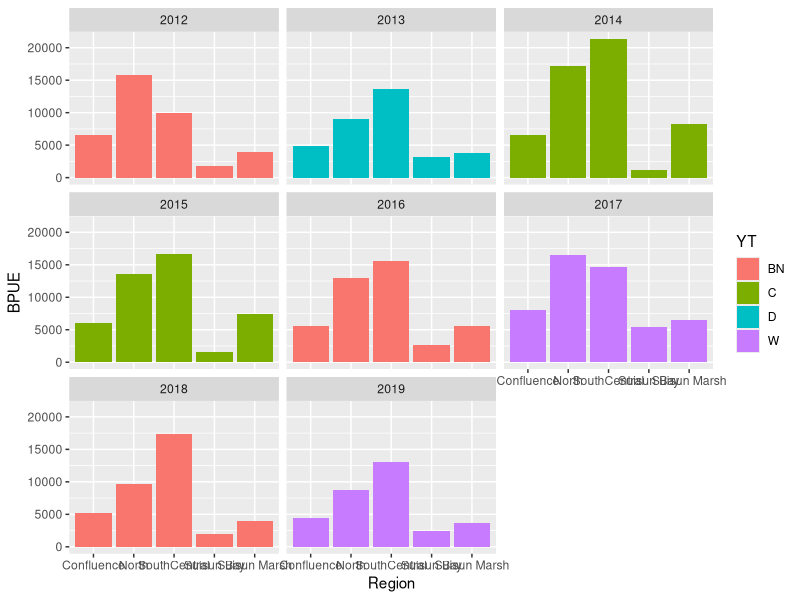
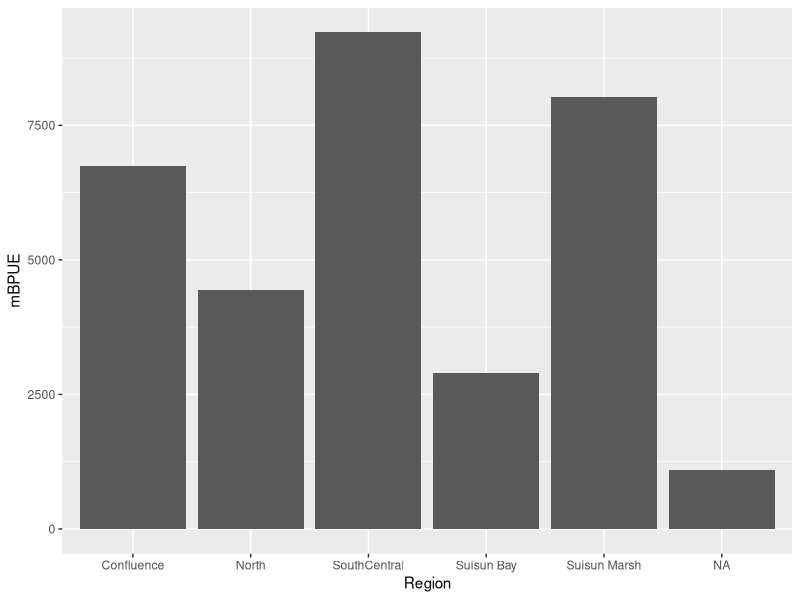
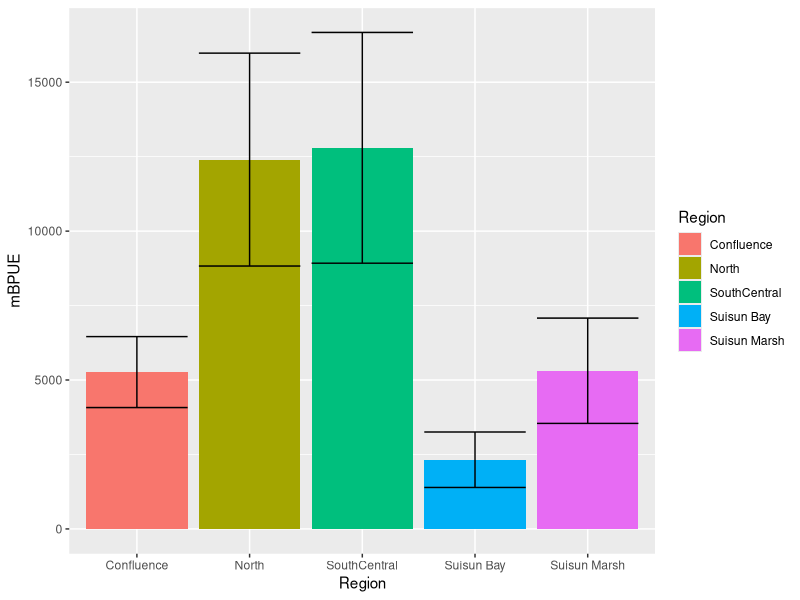
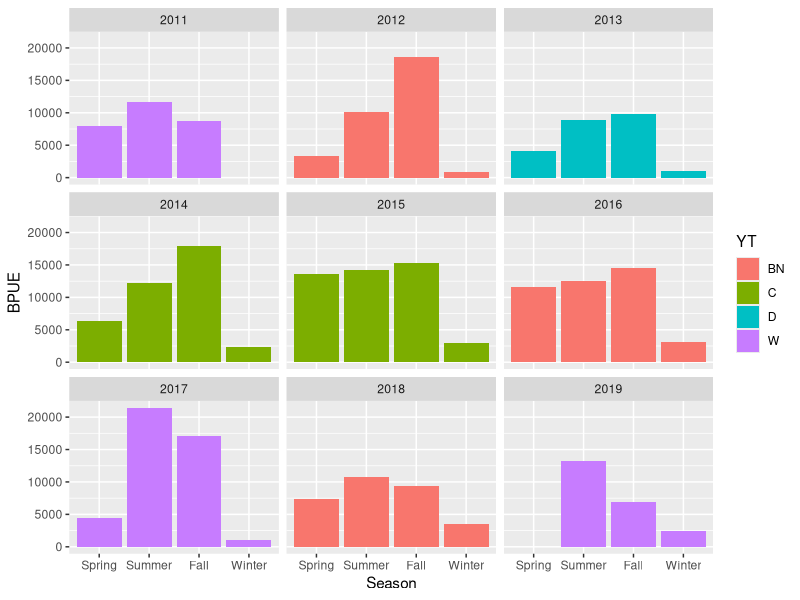
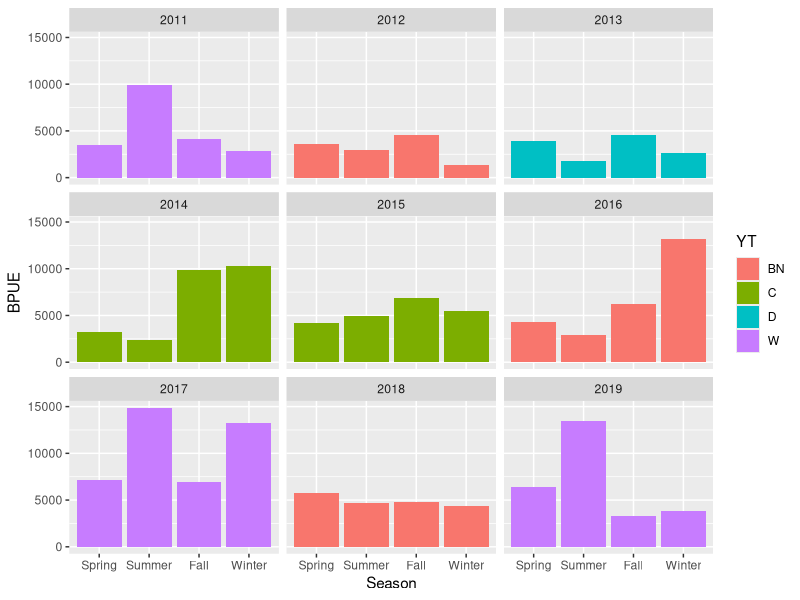

Write R code to recreate these figures, in order.
#
library(tidyverse)

yrtyp = read_csv("Data/wateryeartypes.csv")
zoops = read_csv(file = "Zoop_month_ave2.csv")
regs = read_csv("Rosies_regions.csv")
zoop = left_join(zoops, regs) %>%
  filter(month %in% c(8,9,10,11)) %>%
  rename(Year = water_year)
zoop2 = group_by(zoop, Region, Year) %>%
  summarize(BPUE = mean(month_BPUE)) %>%
  left_join(yrtyp)

ggplot(filter(zoop2, Year >2011, Year < 2020, !is.na(Region)), 
       aes(x = Region, y = BPUE, fill = YT))+
  geom_col() + facet_wrap(~Year)



zoop3 = group_by(zoop2, Region) %>%
  summarize(mBPUE = mean(BPUE, na.rm =T), 
            sd = sd(BPUE, na.rm = T), 
            se = sd/n())

ggplot(zoop3, aes(x = Region, y = mBPUE)) + geom_col()



zoop3rec = zoop2 %>%
  filter(Year >2000, Year <2020, !is.na(Region)) %>%
  group_by(Region) %>%
  summarize(mBPUE = mean(BPUE, na.rm =T), 
            sd = sd(BPUE, na.rm = T), 
            se = sd/n())

ggplot(zoop3rec, aes(x = Region, y = mBPUE, fill = Region)) + 
  geom_col()+
  geom_errorbar(aes(ymin = mBPUE-sd, ymax = mBPUE + sd))

#look at the North Delta by season
zoopx = left_join(zoops, regs) %>%
  filter(!is.na(Region), Region == "North") %>%
  mutate(Season = case_when(
    month %in% c(12,1,2) ~ "Winter",
    month %in% c(3,4,5) ~ "Spring",
    month %in% c(6,7,8) ~ "Summer",
    month %in% c(9,10,11) ~"Fall"
  ), Season = factor(Season, levels = c("Spring", "Summer", "Fall", "Winter"))) %>%
  rename(Year = water_year)
zoop2x = group_by(zoopx, Region, Year, Season) %>%
  summarize(BPUE = mean(month_BPUE)) %>%
  left_join(yrtyp) %>%
  mutate(Season = factor(Season, levels = c("Spring", "Summer", "Fall", "Winter"))) %>%
  filter(Year > 2010, Year < 2020)

ggplot(zoop2x, aes(x = Season, y = BPUE, fill = YT)) + geom_col()+
  facet_wrap(~Year)


#look at the Suisun by season
zoopS = left_join(zoops, regs) %>%
  filter(!is.na(Region), Region == "Suisun Marsh") %>%
  mutate(Season = case_when(
    month %in% c(12,1,2) ~ "Winter",
    month %in% c(3,4,5) ~ "Spring",
    month %in% c(6,7,8) ~ "Summer",
    month %in% c(9,10,11) ~"Fall"
  ), Season = factor(Season, levels = c("Spring", "Summer", "Fall", "Winter"))) %>%
  rename(Year = water_year)
zoop2S = group_by(zoopS, Region, Year, Season) %>%
  summarize(BPUE = mean(month_BPUE)) %>%
  left_join(yrtyp) %>%
  mutate(Season = factor(Season, levels = c("Spring", "Summer", "Fall", "Winter"))) %>%
  filter(Year > 2010, Year < 2020)

ggplot(zoop2S, aes(x = Season, y = BPUE, fill = YT)) + geom_col()+
  facet_wrap(~Year)
